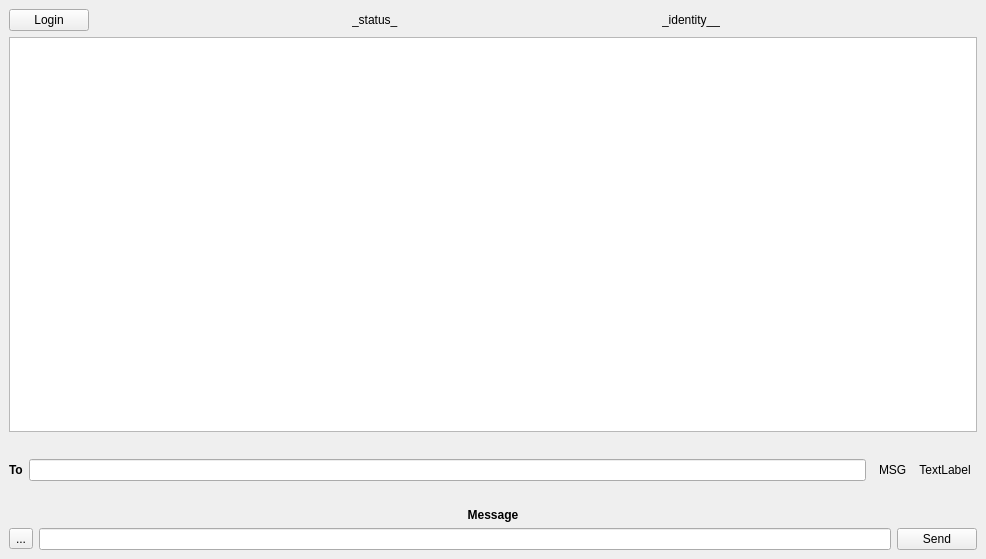
<?xml version="1.0" encoding="UTF-8"?>
<ui version="4.0">
 <class>MainWindow</class>
 <widget class="QMainWindow" name="MainWindow">
  <property name="geometry">
   <rect>
    <x>0</x>
    <y>0</y>
    <width>986</width>
    <height>559</height>
   </rect>
  </property>
  <property name="sizePolicy">
   <sizepolicy hsizetype="Fixed" vsizetype="Fixed">
    <horstretch>0</horstretch>
    <verstretch>0</verstretch>
   </sizepolicy>
  </property>
  <property name="windowTitle">
   <string>SIPClient</string>
  </property>
  <widget class="QWidget" name="centralwidget">
   <layout class="QVBoxLayout" name="verticalLayout_2">
    <item>
     <layout class="QHBoxLayout" name="horizontalLayout_2">
      <item>
       <widget class="QPushButton" name="loginButton">
        <property name="sizePolicy">
         <sizepolicy hsizetype="Fixed" vsizetype="Fixed">
          <horstretch>0</horstretch>
          <verstretch>0</verstretch>
         </sizepolicy>
        </property>
        <property name="text">
         <string>Login</string>
        </property>
       </widget>
      </item>
      <item>
       <spacer name="horizontalSpacer">
        <property name="orientation">
         <enum>Qt::Horizontal</enum>
        </property>
        <property name="sizeHint" stdset="0">
         <size>
          <width>40</width>
          <height>20</height>
         </size>
        </property>
       </spacer>
      </item>
      <item>
       <widget class="QLabel" name="statusLabel">
        <property name="text">
         <string>_status_</string>
        </property>
       </widget>
      </item>
      <item>
       <spacer name="horizontalSpacer_2">
        <property name="orientation">
         <enum>Qt::Horizontal</enum>
        </property>
        <property name="sizeHint" stdset="0">
         <size>
          <width>40</width>
          <height>20</height>
         </size>
        </property>
       </spacer>
      </item>
      <item>
       <widget class="QLabel" name="identityLabel">
        <property name="sizePolicy">
         <sizepolicy hsizetype="Preferred" vsizetype="Fixed">
          <horstretch>0</horstretch>
          <verstretch>0</verstretch>
         </sizepolicy>
        </property>
        <property name="text">
         <string>_identity__</string>
        </property>
       </widget>
      </item>
      <item>
       <spacer name="horizontalSpacer_3">
        <property name="orientation">
         <enum>Qt::Horizontal</enum>
        </property>
        <property name="sizeHint" stdset="0">
         <size>
          <width>40</width>
          <height>20</height>
         </size>
        </property>
       </spacer>
      </item>
     </layout>
    </item>
    <item>
     <widget class="QPlainTextEdit" name="chatTextEdit"/>
    </item>
    <item>
     <layout class="QVBoxLayout" name="verticalLayout">
      <item>
       <layout class="QHBoxLayout" name="horizontalLayout_3">
        <item>
         <widget class="QLabel" name="label">
          <property name="font">
           <font>
            <weight>75</weight>
            <bold>true</bold>
           </font>
          </property>
          <property name="text">
           <string>To</string>
          </property>
         </widget>
        </item>
        <item>
         <widget class="QLineEdit" name="toLineEdit"/>
        </item>
        <item>
         <spacer name="horizontalSpacer_4">
          <property name="orientation">
           <enum>Qt::Horizontal</enum>
          </property>
         </spacer>
        </item>
        <item>
         <widget class="QLabel" name="messageLabel">
          <property name="sizePolicy">
           <sizepolicy hsizetype="Preferred" vsizetype="Fixed">
            <horstretch>0</horstretch>
            <verstretch>0</verstretch>
           </sizepolicy>
          </property>
          <property name="text">
           <string>MSG</string>
          </property>
         </widget>
        </item>
        <item>
         <widget class="QUpdateLabel" name="label_2">
          <property name="sizePolicy">
           <sizepolicy hsizetype="Fixed" vsizetype="Fixed">
            <horstretch>0</horstretch>
            <verstretch>0</verstretch>
           </sizepolicy>
          </property>
          <property name="minimumSize">
           <size>
            <width>64</width>
            <height>64</height>
           </size>
          </property>
          <property name="maximumSize">
           <size>
            <width>100</width>
            <height>100</height>
           </size>
          </property>
          <property name="text">
           <string>TextLabel</string>
          </property>
          <property name="scaledContents">
           <bool>true</bool>
          </property>
          <property name="alignment">
           <set>Qt::AlignCenter</set>
          </property>
         </widget>
        </item>
       </layout>
      </item>
      <item>
       <widget class="QLabel" name="label_3">
        <property name="font">
         <font>
          <weight>75</weight>
          <bold>true</bold>
         </font>
        </property>
        <property name="text">
         <string>Message</string>
        </property>
        <property name="alignment">
         <set>Qt::AlignCenter</set>
        </property>
       </widget>
      </item>
      <item>
       <layout class="QHBoxLayout" name="horizontalLayout">
        <item>
         <widget class="QToolButton" name="openFileButton">
          <property name="text">
           <string>...</string>
          </property>
         </widget>
        </item>
        <item>
         <widget class="QLineEdit" name="messageLineEdit"/>
        </item>
        <item>
         <widget class="QPushButton" name="sendButton">
          <property name="text">
           <string>Send</string>
          </property>
         </widget>
        </item>
       </layout>
      </item>
     </layout>
    </item>
   </layout>
  </widget>
 </widget>
 <customwidgets>
  <customwidget>
   <class>QUpdateLabel</class>
   <extends>QLabel</extends>
   <header>QUpdateLabel.h</header>
  </customwidget>
 </customwidgets>
 <resources/>
 <connections/>
</ui>
